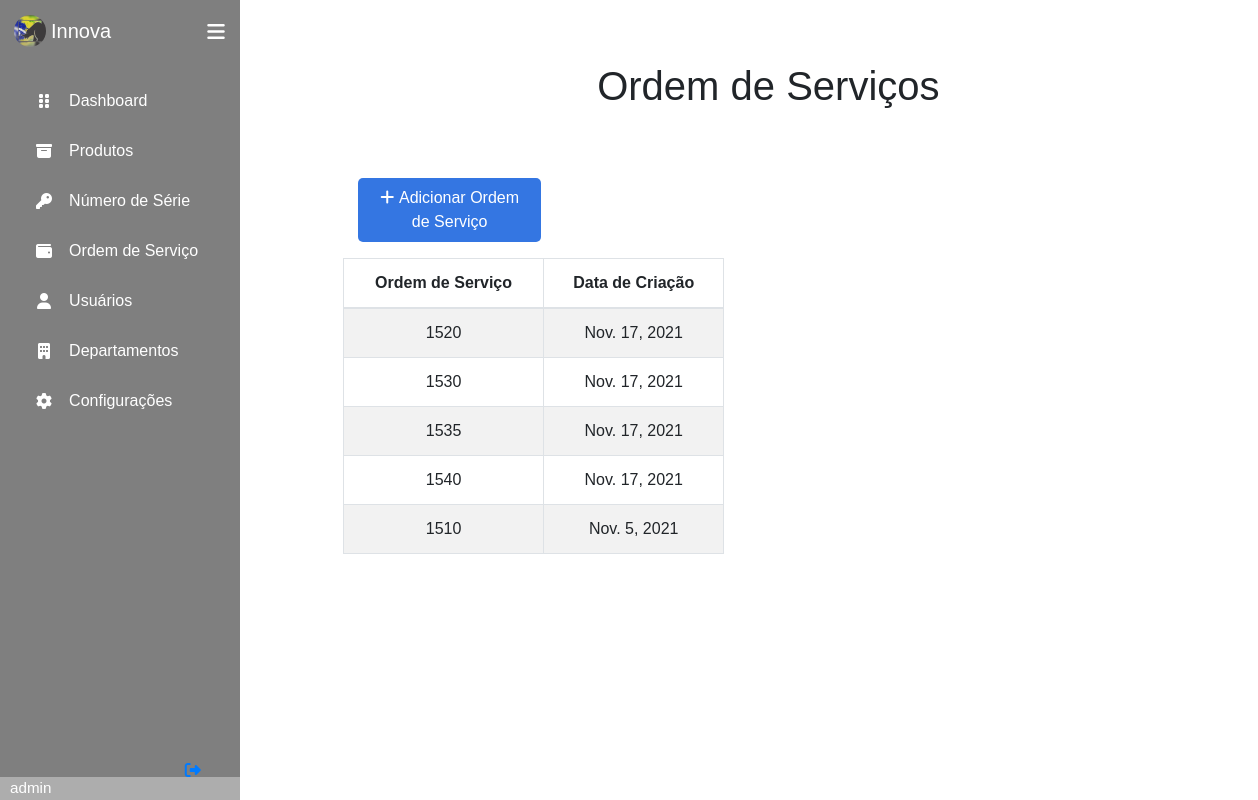
The page /workOrder/workOrder/ (signed in) on the database its author committed.
### workOrder/models.py (models this page shows, shortened)
class OrdemServico(models.Model):
    OS = CharField(max_length=30, unique=True)
    dateCriacao = DateField(auto_now_add=True)

### workOrder/views.py (the view)
# urls.py: path("workOrder/", views.WorkOrderHome, name="Home_WorkOrder"),
def WorkOrderHome(request):
    workOrders = OrdemServico.objects.all().order_by('-dateCriacao')
    return render(request, 'workOrder/WorkOrder.html', {'workOrders' : workOrders})

### templates/workOrder/WorkOrder.html (shortened to what this page needs)
{% extends 'base.html' %}
{% block content %}
    <div class="container title">
        <h1>Ordem de Serviços</h1>
    </div>
    <div class="offset-1 col-9">
        <div class="container add-workorder-full">
            <a href="{% url 'workOrder:New_WorkOrder' %}" class="add-workorder">
                <div class="col-3 add-workorder-div">
                    <i class="fas fa-plus add-workorder-icon"></i>Adicionar Ordem de Serviço
                </div>
            </a>
        </div>
        <table class="table table-striped table-hover table-bordered col-6">
            <thead>
                <th scope="col">Ordem de Serviço</th>
                <th scope="col">Data de Criação</th>
            </thead>
             <tbody>
                {% for workOrder in workOrders %}
                    <tr scope="row">
                        <td>
                            {{ workOrder.OS }}
                        </td>
                        <td>
                            {{ workOrder.dateCriacao }}
                        </td>
                    </tr>
                {% endfor %}
            </tbody>
        </table>
    </div>
{% endblock %}

### templates/base.html (shortened to what this page needs)
{% load static %}
<!DOCTYPE html>
<html lang="pt-br">
<head>
    <link rel="stylesheet" href="{% static 'css/style.css' %}">
    <link rel="stylesheet" href="{% static 'css/bs/bootstrap.css' %}">
</head>
<body>
    {% if user.is_authenticated %}
    <div class="sidebar">
        <div class="logo_content">
            <div class="logo">
                <img src="{% static 'img/logo-base.png' %}" class="img-base"/>
                <div class="logo_name">Innova</div>
            </div>
            <i class="fas fa-bars" id="btn-menu"></i>
        </div>
        <ul class="nav_list">
            <li>
                <a href="{%url 'main:Home_Main'%}">
                    <i class="fas fa-grip-vertical"></i>
                    <span class="link_name">Dashboard</span>
                </a>
            </li>
            <li>
                <a href="{%url 'products:Home_Products'%}">
                    <i class="fas fa-archive"></i>
                    <span class="link_name">Produtos</span>
                </a>
            </li>
            <li>
                <a href="{%url 'products:Serial_Number'%}">
                    <i class="fas fa-key"></i>
                    <span class="link_name">Número de Série</span>
                </a>
            </li>
            <li>
                <a href="{% url 'workOrder:Home_WorkOrder' %}">
                    <i class="fas fa-wallet"></i>
                    <span class="link_name">Ordem de Serviço</span>
                </a>
            </li>
            <li>
                <a href="{%url 'colaborators:Home_Colaborator'%}">
                    <i class="fas fa-user"></i>
                    <span class="link_name">Usuários</span>
                </a>
            </li>
            <li>
                <a href="{%url 'departments:Home_Departments'%}">
                    <i class="fas fa-building"></i>
                    <span class="link_name">Departamentos</span>
                </a>
            </li>
            <li>
                <a href="#">
                    <i class="fas fa-cog"></i>
                    <span class="link_name">Configurações</span>
                </a>
            </li>
        </ul>
        <div class="profile_content">
            <div class="profile">
                <div class="profile_details">
                    <div class="name_job">
                        <div class="name">{{ user.username }}</div>
                    </div>
                </div>
                <a href="{%url 'logout'%}">
                    <i class="fas fa-sign-out-alt" id="logout"></i>
                </a>
            </div>
        </div>
    </div>
    {% endif %}
    <div class="home_content">
        {% block content %}
        {% endblock %}
    </div>
</body>
</html>

### static/css/style.css (style rules this page uses)
* { margin: 0; padding: 0; box-sizing: border-box; font-family: sans-serif; }
body { position: relative; min-height: 100vh; width: 100%; overflow: auto; }
.sidebar { position: fixed; top: 0; left: 0; height: 100%; width: 15em; background: #7F7F7F; padding: 0.37em 0.88em; }
.sidebar .logo_content .logo { color: #fff; display: flex; height: 3.13em; width: 100%; align-items: center; }
.logo_content .img-base { border-radius: 50%; margin-right: 0.31em; }
.logo_content .logo .logo_name { font-size: 1.25em; font-weight: 400; }
.sidebar #btn-menu { position: absolute; color: #fff; left: 90%; top: 0.37em; font-size: 1.25em; height: 3.13em; width: 3.13em; text-align: center; line-height: 2.5em; transform: translateX(-50%); }
.sidebar ul { margin-top: 1.25em; }
.sidebar ul li { position: relative; height: 3.13em; width: 100%; margin: 0 0.31em; list-style: none; line-height: 3.13em; }
.sidebar ul li a { color: #fff; display: flex; align-items: center; text-decoration: none; transition: all 0.4s ease; border-radius: 0.75em; }
.sidebar ul li a i { height: 3.13em; min-width: 3.13em; border-radius: 0.75em; line-height: 3.13em; text-align: center; }
.sidebar .profile_content { position: absolute; color: #fff; bottom: 0; left: 0; width: 100%; }
.profile_content .profile .profile_details { display: flex; align-items: center; background: #ADADAD; }
.profile .profile_details .name_job { margin-left: 0.63em; }
.profile .profile_details .name { font-size: 0.95em; font-weight: 400; }
.profile #logout { position: absolute; left: 88%; bottom: 0.31em; transform: translateX(-50%); min-width: 3.3em; line-height: 3.13em; font-size: 1.25; border-radius: 0.75em; }
.home_content { top: 2em; position: absolute; height: 95%; width: 84%; left: 15em; }
.title { font-size: 1.5em !important; padding: 30px; position: relative; text-align: center; }
h1 { padding-bottom: 0.75em; }
.table { text-align: center; margin-right: 0; }
.add-workorder-full { margin-bottom: 1em; }
.add-workorder { position: relative; text-decoration: none !important; margin-right: -0.3em; width: 5em; }
.add-workorder-div { text-align: center; background-color: #3476e2; cursor: pointer; display: inline-block; color: #fff; padding: 0.5em; border-radius: 0.31em; }
.add-workorder-icon { margin-right: 0.3em; }

### rows shown on the page
OrdemServico: OS "1520", dateCriacao "Nov. 17, 2021"
OrdemServico: OS "1530", dateCriacao "Nov. 17, 2021"
OrdemServico: OS "1535", dateCriacao "Nov. 17, 2021"
OrdemServico: OS "1540", dateCriacao "Nov. 17, 2021"
OrdemServico: OS "1510", dateCriacao "Nov. 5, 2021"

### other values the page prints
{{ user.username }} "admin"
